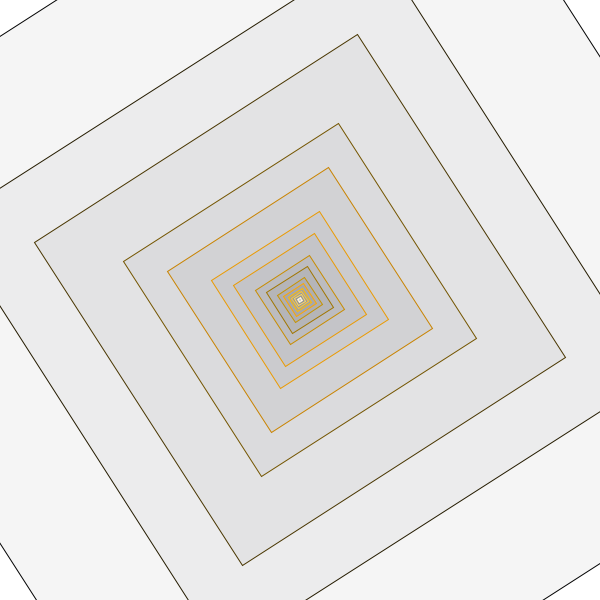
Frame 1 (no input)
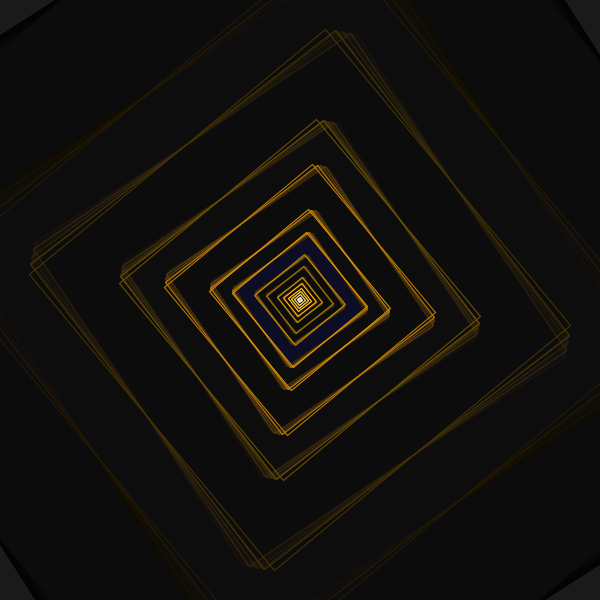
Frame 60 (the mouse pressed at the canvas centre just before this capture)
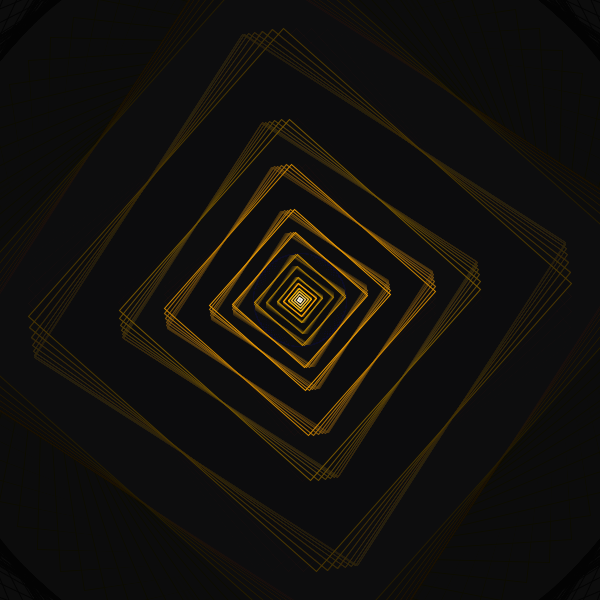
Frame 120 (the mouse held since frame 60 and released just before this capture)

The Processing sketch that drew these frames (run headless with seeded random() and noise(); from frame 60 on, the mouse is pressed at the canvas centre):

// Processing sketch: processing_80456
// ── processing_80456.pde

float angle;
float jitter;

void setup(){
  size(600, 600); //width, height
  background(50);
  frameRate(50);
  rectMode(CENTER);
 
}

void draw(){
  // during even-numbered seconds (0, 2, 4, 6...)
  if (second() % 2 == 0) {  
    jitter = random(-0.1, 0.1);
  }
  angle = angle + jitter;
  float c = cos(angle);
  translate(width/2, height/2);
  rotate(c);

  rect(0, 0, 1024, 1024);  
  fill(0, 0, 0, 10);
  stroke(3, 3, 3);
  
  rect(0, 0, 768, 768);  
  fill(37, 38, 41, 10);
  stroke(36, 27, 0);
  
  rect(0, 0, 512, 512);  
  fill(0, 0, 0, 10);
  stroke(72, 53, 0);
  
  rect(0, 0, 384, 384);  
  fill(37, 38, 41, 10);
  stroke(116, 85, 0);
  
  rect(0, 0, 256, 256);  
  fill(0, 0, 0, 10);
  stroke(201, 131, 0);
  
  rect(0, 0, 192, 192);  
  fill(37, 38, 41, 10);
  stroke(234, 154, 2);
  
  rect(0, 0, 128, 128);  
  fill(37, 38, 41, 10);
  stroke(234, 154, 2);
  
  rect(0, 0, 96, 96);  
  fill(0, 0, 0, 10);
  stroke(200, 140, 0);
  
  rect(0, 0, 64, 64);  
  fill(0, 0, 0, 10);
  stroke(160, 117, 0);
  
  rect(0, 0, 48, 48);  
  fill(0, 0, 0, 10);
  stroke(198, 146, 0);
  
  rect(0, 0, 32, 32);  
  fill(0, 0, 0, 10);
  stroke(277, 167, 0);
  
  rect(0, 0, 24, 24);  
  fill(0, 0, 0, 10);
  stroke(255, 188, 0);
  
  rect(0, 0, 16, 16);  
  fill(0, 0, 0, 10);
  stroke(255, 200, 49);
  
  rect(0, 0, 12, 12);  
  fill(0, 0, 0, 10);
  stroke(250, 215, 103);
  
  rect(0, 0, 8, 8);  
  fill(0, 0, 0, 10);
  stroke(255, 241, 203);
  
  rect(0, 0, 4, 4);  
  fill(0, 0, 0, 10);
  stroke(255, 249, 232);
  
  rect(0, 0, 2, 2);  
  fill(0, 0, 0, 10);
  stroke(250,250,250);
  
}
 
